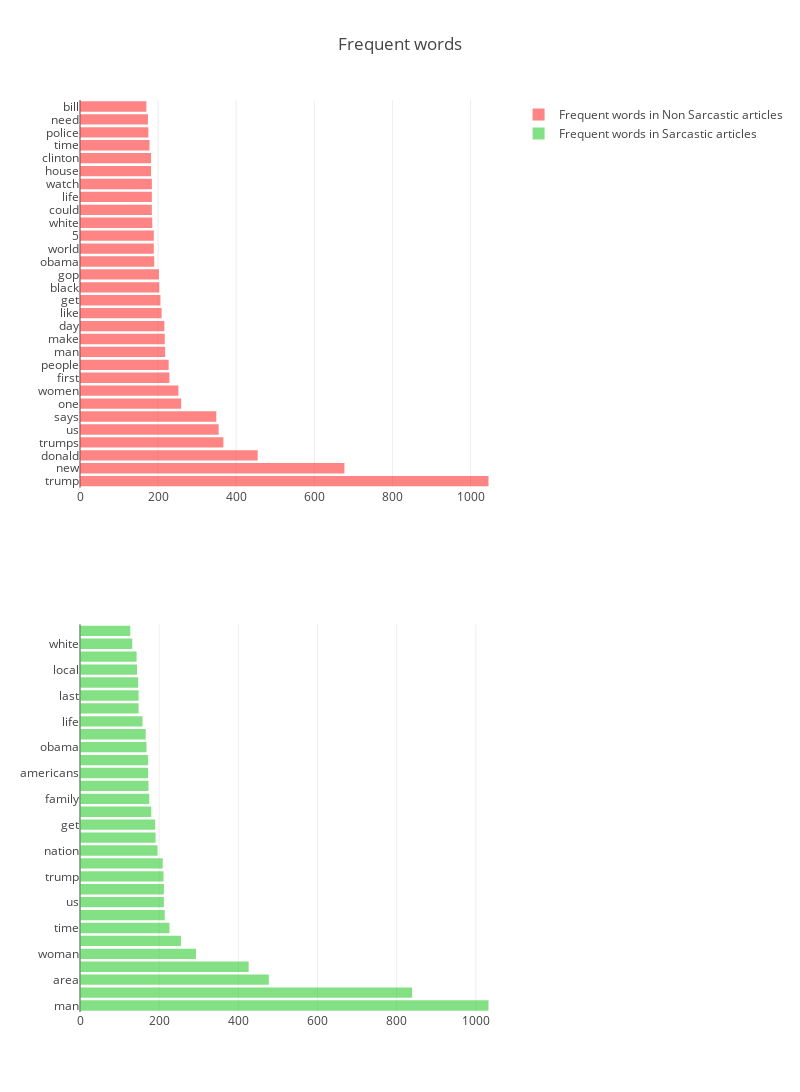

The cell this chart's notebook holds for it:
### Code cell
trace0 = go.Bar(y = temp1['word'] , x = temp1['count'], marker = dict(color = '#ff3333'), opacity= 0.6, orientation = 'h' ,name = 'Frequent words in Non Sarcastic articles')
trace1 = go.Bar(y = temp2['word'] , x = temp2['count'], marker = dict(color = '#33cc33'), opacity= 0.6, orientation = 'h' ,name = 'Frequent words in Sarcastic articles')

fig = tools.make_subplots(rows= 2, cols= 1)
fig.append_trace(trace0, 1, 1)
fig.append_trace(trace1, 2, 1)
fig['layout'].update(height=1200, width=800, title = 'Frequent words', yaxis = dict(nticks = 30))
                     
pyo.offline.iplot(fig)

### Figure 1 — Plotly figure (JSON) as saved in the notebook; plotly's stock layout.template omitted (floating-point values rounded to 4 significant figures)
{"data": [{"marker": {"color": "#ff3333"}, "name": "Frequent words in Non Sarcastic articles", "opacity": 0.6, "orientation": "h", "type": "bar", "uid": "5b8a8bb3-d527-4c98-ac73-a0f2650233e4", "x": [1046, 677, 455, 367, 355, 349, 259, 252, 229, 227, 218, 217, 216, 209, 206, 203, 202, 190, 189, 189, 185, 184, 184, 184, 182, 182, 178, 175, 174, 170], "xaxis": "x", "y": ["trump", "new", "donald", "trumps", "us", "says", "one", "women", "first", "people", "man", "make", "day", "like", "get", "black", "gop", "obama", "world", "5", "white", "could", "life", "watch", "house", "clinton", "time", "police", "need", "bill"], "yaxis": "y"}, {"marker": {"color": "#33cc33"}, "name": "Frequent words in Sarcastic articles", "opacity": 0.6, "orientation": "h", "type": "bar", "uid": "b0c2111c-dd55-4b26-96f5-2f07f03e6600", "x": [1032, 839, 477, 426, 293, 255, 226, 214, 212, 212, 211, 209, 196, 191, 190, 180, 175, 173, 172, 172, 168, 166, 158, 148, 148, 147, 144, 143, 132, 127], "xaxis": "x2", "y": ["man", "new", "area", "report", "woman", "one", "time", "day", "us", "study", "trump", "still", "nation", "like", "get", "back", "family", "finds", "americans", "first", "obama", "house", "life", "people", "last", "going", "local", "nations", "white", "little"], "yaxis": "y2"}], "layout": {"height": 1200, "title": {"text": "Frequent words"}, "width": 800, "xaxis": {"anchor": "y", "domain": [0, 1]}, "xaxis2": {"anchor": "y2", "domain": [0, 1]}, "yaxis": {"anchor": "x", "domain": [0.575, 1], "nticks": 30}, "yaxis2": {"anchor": "x2", "domain": [0, 0.425]}}}
